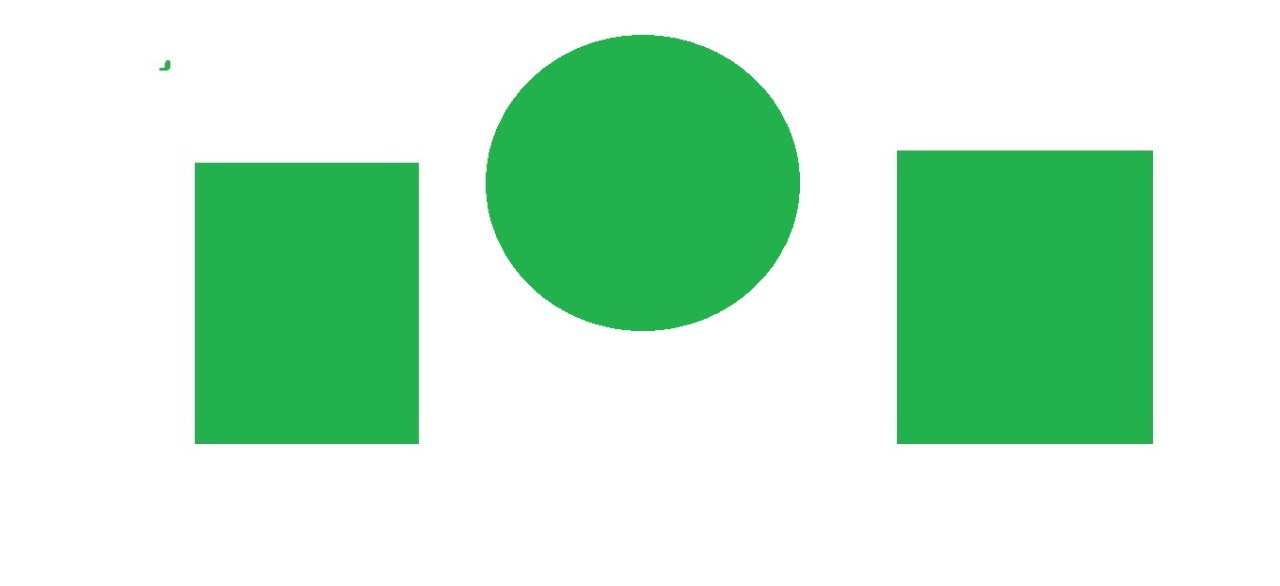
#> input picture test.jpg, 1280 x 586 px, given in place of the camera
$ python image_capture.py
#> lines starting #> are read from the running program, lines starting #| are printed output that depends on the picture; after the words box and inside, x2 and y2 are one past the last pixel; in counts of white or black regions, pixels touching at a corner belong together
#> in main, frame is the input picture: shape (586, 1280, 3); mean B, G, R 204.8, 232.8, 192.9
import cv2
import numpy as np

def adjust_brightness_contrast(image, brightness=40, contrast=1.3):
#> called with brightness = 30, contrast = 30
    beta = brightness
    alpha = contrast / 127 + 1
    adjusted = cv2.convertScaleAbs(image, alpha=alpha, beta=beta)
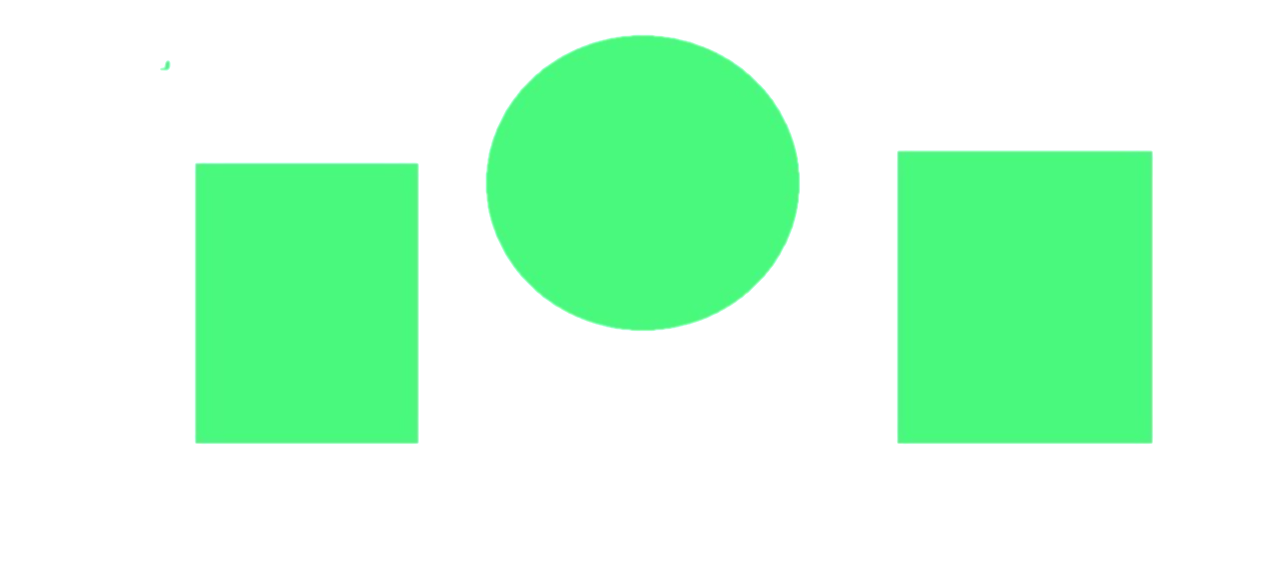
#> adjusted: shape (586, 1280, 3); mean of channels 0, 1, 2 218.8, 253.3, 204.3; drawn as B, G, R
#> in process_frame, `hsv = cv2.cvtColor(frame, cv2.COLOR_BGR2HSV)`: hsv: shape (586, 1280, 3); mean H, S, V 19.7, 50.1, 253.3
    return adjusted

def find_contours_and_centers(image, lower_bound, upper_bound, min_area=2300):
#> called with lower_bound = array of shape (3,), upper_bound = array of shape (3,), min_area = 2300
    mask = cv2.inRange(image, lower_bound, upper_bound)
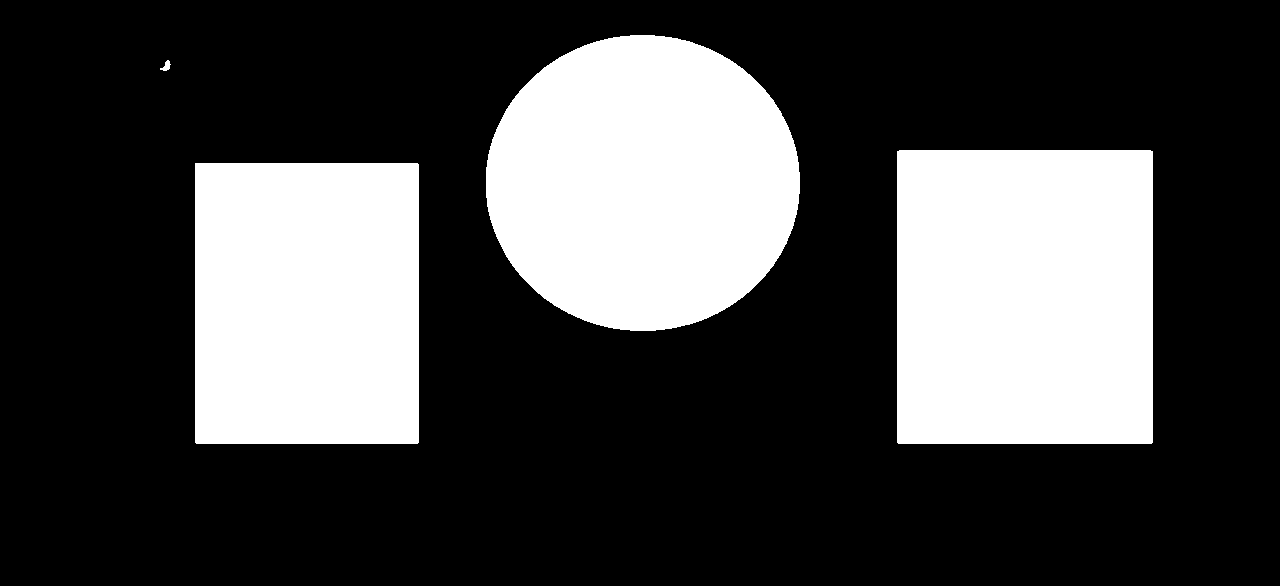
#> mask: shape (586, 1280); 28.2% white; 4 white regions
    contours, _ = cv2.findContours(mask, cv2.RETR_EXTERNAL, cv2.CHAIN_APPROX_SIMPLE)
#> contours = 4 contours; box (x1, y1, x2, y2) and area: (897, 150, 1153, 444) 74711, (486, 35, 800, 331) 72669, (195, 163, 419, 444) 62438, (160, 60, 171, 71) 48
    large_contours = [cnt for cnt in contours if cv2.contourArea(cnt) >= min_area]
#> large_contours = 3 contours; box (x1, y1, x2, y2) and area: (897, 150, 1153, 444) 74711, (486, 35, 800, 331) 72669, (195, 163, 419, 444) 62438
    centers = []

    for contour in large_contours:
        M = cv2.moments(contour)
        if M["m00"] != 0:
            cx = int(M["m10"] / M["m00"])
            cy = int(M["m01"] / M["m00"])
            centers.append((cx, cy))
        else:
            centers.append(None)
#> this loop made 3 passes
#> (cx, cy) on passes 1 to 3: (306, 302), (1024, 296), (642, 182)
#> after the loop, centers = [(306, 302), (1024, 296), (642, 182)]
    return large_contours, centers

def get_center_between_two_contours(center1, center2):
    if center1 and center2:
        center_between = ((center1[0] + center2[0]) // 2, (center1[1] + center2[1]) // 2)
        return center_between
    return None

def process_frame(frame):
    # Фильтрация шума
    frame = cv2.GaussianBlur(frame, (5, 5), 0)

    # Коррекция яркости и контрастности
    frame = adjust_brightness_contrast(frame, brightness=30, contrast=30)

    # Преобразование в цветовое пространство HSV
    hsv = cv2.cvtColor(frame, cv2.COLOR_BGR2HSV)

    # Определение цветовых диапазонов
    green_lower = np.array([40, 40, 40])
    green_upper = np.array([80, 255, 255])

    yellow_lower = np.array([22, 75, 75])
    yellow_upper = np.array([35, 255, 255])

    blue_lower = np.array([100, 150, 100])
    blue_upper = np.array([140, 255, 255])

    # Обнаружение контуров и центров для каждого цвета
    green_contours, green_centers = find_contours_and_centers(hsv, green_lower, green_upper)
#> green_contours has the same summary as large_contours in find_contours_and_centers; green_centers = [(306, 302), (1024, 296), (642, 182)]
    yellow_contours, yellow_centers = find_contours_and_centers(hsv, yellow_lower, yellow_upper)
#> in find_contours_and_centers (call 2), `mask = cv2.inRange(image, lower_bound, upper_bound)`: mask: shape (586, 1280); every value is 0
#> yellow_contours = []; yellow_centers = []
    blue_contours, blue_centers = find_contours_and_centers(hsv, blue_lower, blue_upper)
#> blue_contours = []; blue_centers = []

    # Обработка контуров и центров
    for contours, centers, color in zip(
        [green_contours, yellow_contours, blue_contours],
        [green_centers, yellow_centers, blue_centers],
        [(0, 255, 0), (0, 255, 255), (255, 0, 0)]
    ):
        for contour, center in zip(contours, centers):
            x, y, w, h = cv2.boundingRect(contour)
            cv2.rectangle(frame, (x, y), (x + w, y + h), color, 2)
            if center:
                cv2.circle(frame, center, 5, color, -1)
                cv2.putText(frame, f"Center: {center}", (center[0] + 10, center[1]), cv2.FONT_HERSHEY_SIMPLEX, 0.5, color, 2)
#> this loop made 3 passes
#> (contours, centers, color) on passes 2 to 3: ([], [], (0, 255, 255)), ([], [], (255, 0, 0))
#> (centers, color) on pass 1: ([(306, 302), (1024, 296), (642, 182)], (0, 255, 0))
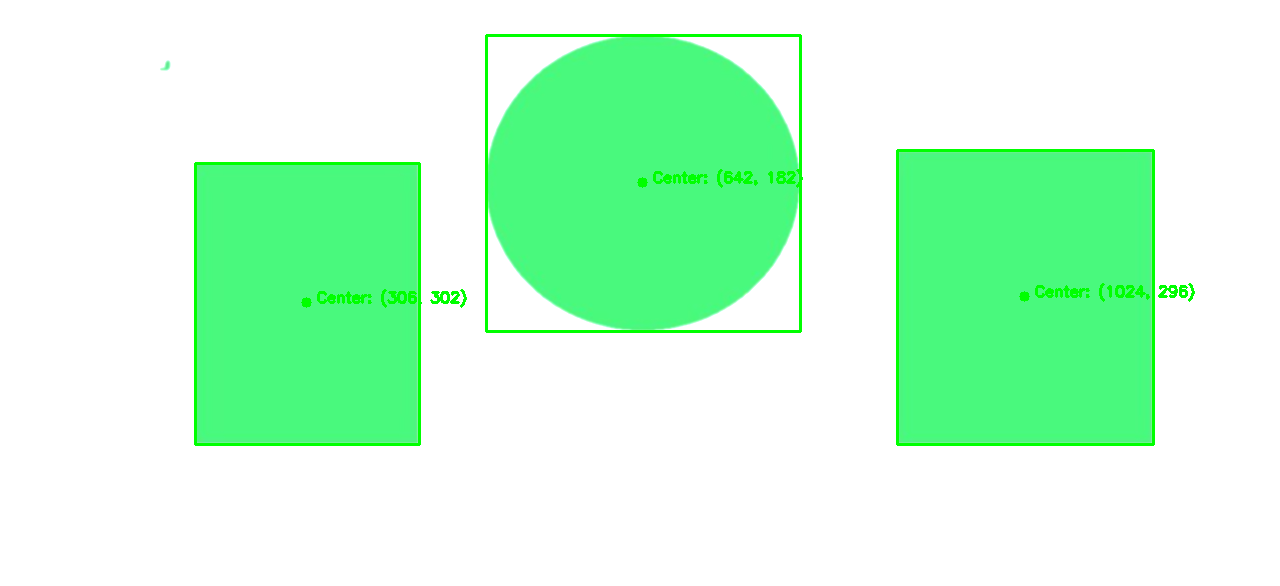
#> frame: shape (586, 1280, 3); 1.76% of pixels changed, all inside (x1, y1, x2, y2) = (194, 34, 1195, 446); drawn as B, G, R
                # cv2.putText(frame, f"Top-left: ({x}, {y})", (x, y - 10), cv2.FONT_HERSHEY_SIMPLEX, 0.5, color, 2)

    # Нахождение центра между двумя большими синими контурами
    if len(yellow_centers) >= 2:
        center_between = get_center_between_two_contours(yellow_centers[0], yellow_centers[1])
        if center_between:
            cv2.circle(frame, center_between, 5, (255, 255, 255), -1)
            cv2.putText(frame, f"Center between: {center_between}", (center_between[0] + 10, center_between[1]), cv2.FONT_HERSHEY_SIMPLEX, 0.5, (255, 255, 255), 2)

    return frame

def main():
    cap = cv2.VideoCapture(0)

    if not cap.isOpened():
        print("Ошибка: не удалось подключиться к камере.")
        return

    while True:
        ret, frame = cap.read()
        if not ret:
            print("Ошибка: не удалось захватить кадр.")
            break

        processed_frame = process_frame(frame)

        cv2.imshow('Processed Video', processed_frame)

        if cv2.waitKey(1) & 0xFF == ord('q'):
#> (key q is pressed here)
            break

    cap.release()
    cv2.destroyAllWindows()

if __name__ == "__main__":
    main()
